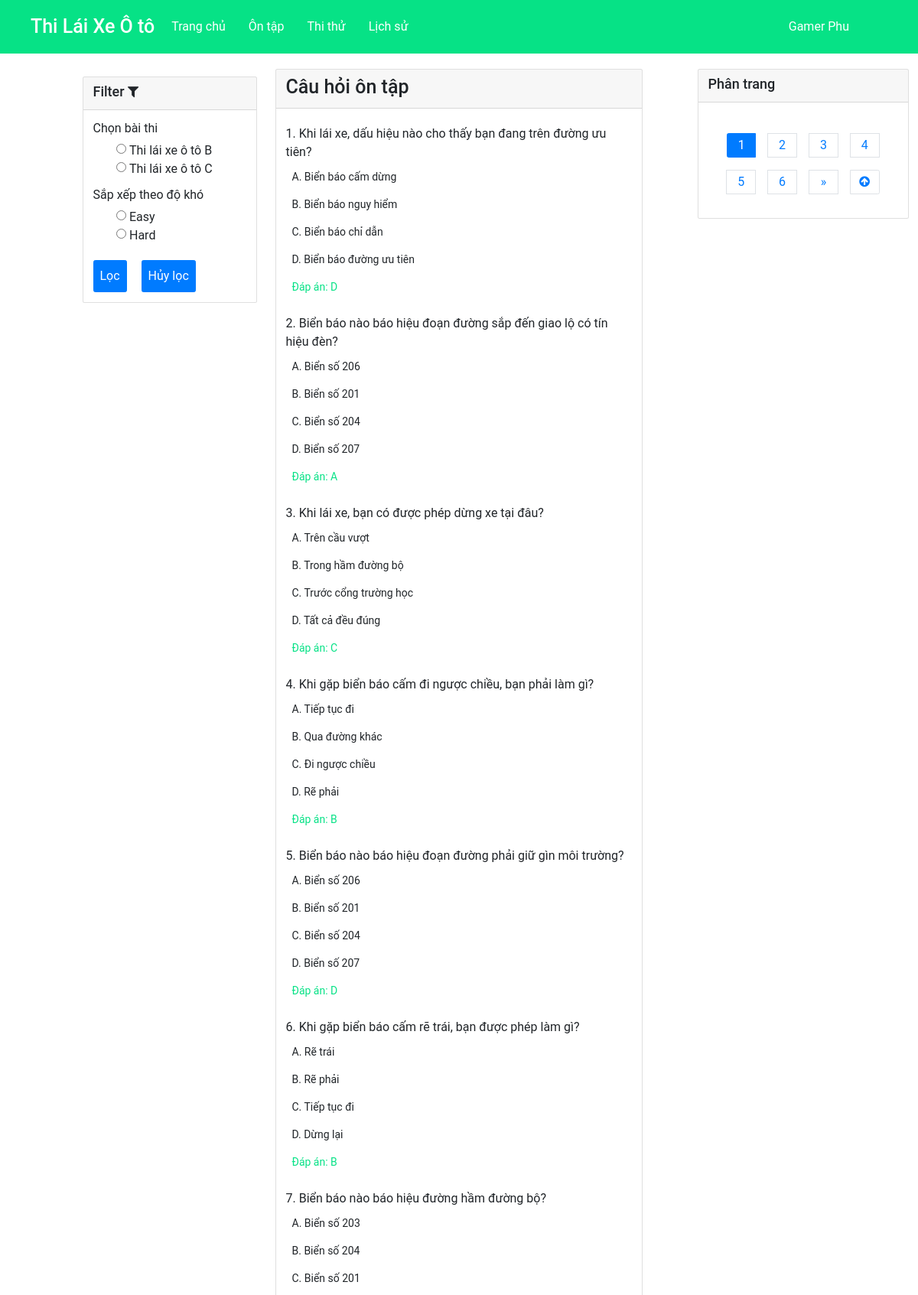
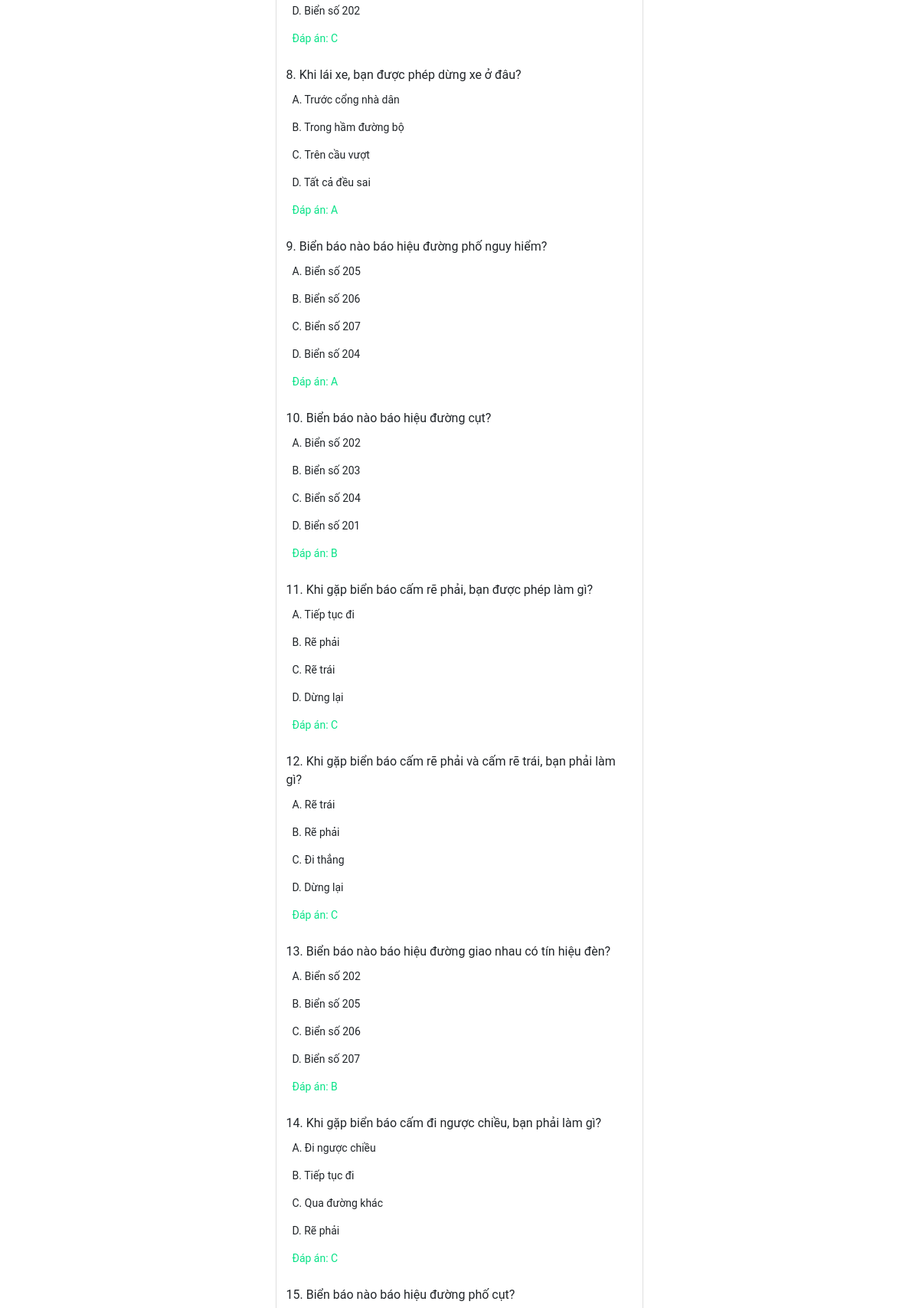
The app's page /?module=pages&action=ontap (signed in, upper part) with its own data (2 pictures, top to bottom).
### tables this page shows
CREATE TABLE IF NOT EXISTS `exam` (
  `examName` varchar(250) NOT NULL,
  `timeLimit` int DEFAULT NULL,
  `createdAt` datetime DEFAULT NULL,
  `updatedAt` datetime DEFAULT NULL,
  `status` int NOT NULL DEFAULT '0',
  `soCauHoi` int DEFAULT '0',
  PRIMARY KEY (`examName`) USING BTREE
);

CREATE TABLE IF NOT EXISTS `questions` (
  `id` int NOT NULL AUTO_INCREMENT,
  `chuDe` varchar(250) DEFAULT NULL,
  `question` varchar(500) DEFAULT NULL,
  `optionA` varchar(150) DEFAULT NULL,
  `optionB` varchar(150) DEFAULT NULL,
  `optionC` varchar(150) DEFAULT NULL,
  `optionD` varchar(150) DEFAULT NULL,
  `answer` char(1) DEFAULT NULL,
  `difficulty` varchar(50) DEFAULT NULL,
  PRIMARY KEY (`id`),
  KEY `FK_questions_exam` (`chuDe`),
  CONSTRAINT `FK_questions_exam` FOREIGN KEY (`chuDe`) REFERENCES `exam` (`examName`)
);

### db/database.php (called while the page is built, shortened)
<?php
require_once __DIR__.'./dbconnect.php';
function query($sql, $data = []) {
    global $conn;
    $stmt = $conn->prepare($sql);
    if ($data) {
        $stmt->execute($data);
    } else {
        $stmt->execute();
    }
    return $stmt;
}
function getRows($sql, $data = []) {
    return query($sql, $data)->fetchAll();
}

### client/pages/ontap.php (the view, shortened to what this page needs)
<?php
if (isset($_GET['page'])) {
    $page = $_GET['page'];
} else {
    $page = 1;
}
$limit = 15;
$start = ($page - 1) * $limit;
$total = getRows("SELECT * FROM questions");
$totalPage = ceil(count($total) / $limit);
$questions = getRows("SELECT * FROM questions LIMIT $start, $limit");
$examNames = getRows("SELECT * FROM exam WHERE status = 1");
?>
<!DOCTYPE html>
<html lang="en">
<head>
    <link rel="stylesheet" href="https://cdnjs.cloudflare.com/ajax/libs/font-awesome/4.7.0/css/font-awesome.min.css" />
    <link rel="stylesheet" href="https://maxcdn.bootstrapcdn.com/bootstrap/4.4.1/css/bootstrap.min.css">
    <link rel="stylesheet" href="<?= BASE_URL.'client/assets/css/grid.css' ?>">
    <link rel="stylesheet" href="<?= BASE_URL.'client/assets/css/main.css' ?>">
</head>
<body>
    <div class="app">
        <?php
        include_once 'client/layout/header.php';
        ?>
        <div class="app__container">
            <div class="grid wide">
                <div class="row">
                    <div class="col l-3 c-3">
                        <div class="card mt-3">
                            <div class="card-header">
                                <h3>
                                    Filter
                                    <i class="fa fa-filter" aria-hidden="true"></i>
                                </h3>
                            </div>
                            <div class="card-body">
                                <form action="<?= htmlspecialchars($_SERVER['PHP_SELF']) ?>" method="get">
                                    <div class="form-group">
                                        <label for="examName">Chọn bài thi</label>
                                        <?php
                                        $exams = getRows('SELECT * FROM exam WHERE status = 1');
                                        foreach ($exams as $exam) : ?>
                                            <div class="form-check ml-5">
                                                <input class="form-check-input" type="radio" name="examName" id="<?php echo $exam['examName']; ?>" value="<?php echo $exam['examName']; ?>" <?php echo isset($_GET['examName']) && $_GET['examName'] == $exam['examName'] ? 'checked' : ''; ?>>
                                                <label class="form-check-label ml-2" for="<?php echo $exam['examName']; ?>">
                                                    <?php echo $exam['examName']; ?>
                                                </label>
                                            </div>
                                        <?php endforeach; ?>
                                    </div>
                                    <div class="form-group">
                                        <label for="_sort">Sắp xếp theo độ khó</label>
                                        <div class="form-check ml-5">
                                            <input class="form-check-input" type="radio" name="_sort" id="easy" value="easy" <?php echo isset($_GET['_sort']) && $_GET['_sort'] == 'easy' ? 'checked' : ''; ?>>
                                            <label class="form-check-label ml-2" for="easy">
                                                Easy
                                            </label>
                                        </div>
                                        <div class="form-check ml-5">
                                            <input class="form-check-input" type="radio" name="_sort" id="hard" value="hard" <?php echo isset($_GET['_sort']) && $_GET['_sort'] == 'hard' ? 'checked' : ''; ?>>
                                            <label class="form-check-label ml-2" for="hard">
                                                Hard
                                            </label>
                                        </div>
                                    </div>
                                    <button type="submit" class="btn btn-primary mt-3">Lọc</button>
                                    <a class="btn btn-primary mt-3 ml-4" href="?module=pages&action=ontap">Hủy lọc</a>
                                </form>
                            </div>
                        </div>
                    </div>
                    <div class="col l-6 c-6">
                        <div class="card">
                            <div class="card-header">
                                <h1>Câu hỏi ôn tập</h1>
                            </div>
                            <div class="card-body">
                                <?php
                                $i = 0;
                                foreach ($questions as $question) :
                                ?>
                                    <div class="question">
                                        <p class="question__content"><?= ++$i ?>. <?php echo $question['question']; ?></p>
                                        <ul class="question__answers">
                                            <li class="question__answer">
                                                <label>A. <?php echo $question['optionA']; ?></label>
                                            </li>
                                            <li class="question__answer">
                                                <label>B. <?php echo $question['optionB']; ?></label>
                                            </li>
                                            <li class="question__answer">
                                                <label>C. <?php echo $question['optionC']; ?></label>
                                            </li>
                                            <li class="question__answer">
                                                <label>D. <?php echo $question['optionD']; ?></label>
                                            </li>
                                            <li class="question__answer">
                                                <label class="question__correct">
                                                    Đáp án: <?php echo $question['answer']; ?>
                                                </label>
                                            </li>
                                        </ul>
                                    </div>
                                <?php endforeach; ?>
                            </div>
                        </div>
                    </div>
                    <div class="col c-3" style="
                        position: fixed;
                        right: 0;
                    ">
                        <div class="card">
                            <div class="card-header">
                                <h3>Phân trang</h3>
                            </div>
                            <div class="card-body">
                                <nav aria-label="Page navigation" style="
                                    overflow-x: hidden;
                                    overflow-y: scroll;
                                    max-height: 387px;
                                ">
                                    <ul class="pagination" style="flex-wrap: wrap;">
                                        <?php for ($i = 1; $i <= $totalPage; $i++) : ?>
                                            <li class="page-item <?php echo $page == $i ? 'active' : ''; ?>"><a class="page-link" href="?module=pages&action=ontap<?= isset($_GET['examName']) ? '&examName=' . $_GET['examName'] : '' ?><?= isset($_GET['_sort']) ? '&_sort=' . $_GET['_sort'] : '' ?>&page=<?php echo $i; ?>"><?php echo $i; ?></a></li>
                                        <?php endfor; ?>
                                        <?php if ($page < $totalPage) : ?>
                                            <li class="page-item">
                                                <a class="page-link" href="?module=pages&action=ontap<?= isset($_GET['examName']) ? '&examName=' . $_GET['examName'] : '' ?><?= isset($_GET['_sort']) ? '&_sort=' . $_GET['_sort'] : '' ?>&page=<?php echo $page + 1; ?>" aria-label="Next">
                                                    <span aria-hidden="true">&raquo;</span>
                                                </a>
                                            </li>
                                        <?php endif; ?>
                                        <li class="page-item">
                                            <a class="page-link" href="#" aria-label="End">
                                                <i class="fa fa-arrow-circle-up" aria-hidden="true"></i>
                                            </a>
                                        </li>
                                    </ul>
                                </nav>
                            </div>
                        </div>
                    </div>
                </div>
            </div>
        </div>
    </div>
</body>
</html>

### client/assets/css/grid.css (style rules this page uses)
.grid { width: 100%; display: block; }
.grid.wide { max-width: 1200px; margin: 0 auto; }
.row { display: flex; flex-wrap: wrap; margin-left: -4px; margin-right: -4px; }
.col { padding-left: 4px; padding-right: 4px; }
.c-3 { flex: 0 0 25%; max-width: 25%; }
.c-6 { flex: 0 0 50%; max-width: 50%; }
@media (min-width: 46.25em) { .row { margin-left: -8px; margin-right: -8px; } }
@media (min-width: 46.25em) { .col { padding-left: 8px; padding-right: 8px; } }
@media (min-width: 69.5625em) { .row { margin-left: -12px; margin-right: -12px; } }
@media (min-width: 69.5625em) { .col { padding-left: 12px; padding-right: 12px; } }
@media (min-width: 69.5625em) { .l-1, .l-2, .l-2-4, .l-3, .l-4, .l-5, .l-6, .l-7, .l-8, .l-9, .l-10, .l-11, .l-12 { display: block; } }
@media (min-width: 69.5625em) { .l-3 { flex: 0 0 25%; max-width: 25%; } }
@media (min-width: 69.5625em) { .l-6 { flex: 0 0 50%; max-width: 50%; } }
@media (min-width: 64em) and (max-width: 77.4375em) { .wide { width: 984px; } }
@media (min-width: 64em) and (max-width: 77.4375em) { .wide .row { margin-left: -12px; margin-right: -12px; } }
@media (min-width: 64em) and (max-width: 77.4375em) { .wide .col { padding-left: 12px; padding-right: 12px; } }
@media (min-width: 64em) and (max-width: 77.4375em) { .wide .l-1, .wide .l-2, .wide .l-2-4, .wide .l-3, .wide .l-4, .wide .l-5, .wide .l-6, .wide .l-7, .wide .l-8, .wide .l-9, .wide .l-10, .wide .l-11, .wide .l-12 { display: block; } }
@media (min-width: 64em) and (max-width: 77.4375em) { .wide .l-3 { flex: 0 0 25%; max-width: 25%; } }
@media (min-width: 64em) and (max-width: 77.4375em) { .wide .l-6 { flex: 0 0 50%; max-width: 50%; } }

### client/assets/css/main.css (style rules this page uses)
* { margin: 0; padding: 0; box-sizing: border-box; user-select: none; }
html { scroll-behavior: smooth; font-size: 62.5%; }
.app { font-family: "Roboto", sans-serif; min-height: 100vh; display: flex; flex-direction: column; justify-content: space-between; }
.app__container { margin-top: 20px; min-height: 365px; margin-bottom: 80px; }
.question { margin: 8px 0; }
.question__content { font-size: 1.6rem; margin-bottom: 1rem; }
.question__answers { list-style: none; display: flex; flex-direction: column; justify-content: center; margin-left: 8px; }
.question__answer { margin-bottom: 1rem; font-size: 1.4rem; }
.question__correct { color: #06e286; font-size: 1.4rem; }
.pagination { display: flex; justify-content: center; align-items: center; list-style: none; margin-top: 20px; }
.page-item { flex: 0 0 20%; margin: 2px; padding: 6px; }
.page-link { text-align: center; }
.card-header > h3 { font-size: 1.8rem; }
.card-body { font-size: 1.6rem; }
.btn { padding: 8px; font-size: 1.6rem; }

### records on screen
exam: examName "Thi lái xe ô tô B"
exam: examName "Thi lái xe ô tô C"
questions: question "Khi lái xe, dấu hiệu nào cho thấy bạn đang trên đường ưu tiên?", optionA "Biển báo cấm dừng", optionB "Biển báo nguy hiểm", optionC "Biển báo chỉ dẫn", optionD "Biển báo đường ưu tiên", answer "D"
questions: question "Biển báo nào báo hiệu đoạn đường sắp đến giao lộ có tín hiệu đèn?", optionA "Biển số 206", optionB "Biển số 201", optionC "Biển số 204", optionD "Biển số 207", answer "A"
questions: question "Khi lái xe, bạn có được phép dừng xe tại đâu?", optionA "Trên cầu vượt", optionB "Trong hầm đường bộ", optionC "Trước cổng trường học", optionD "Tất cả đều đúng", answer "C"
questions: question "Khi gặp biển báo cấm đi ngược chiều, bạn phải làm gì?", optionA "Tiếp tục đi", optionB "Qua đường khác", optionC "Đi ngược chiều", optionD "Rẽ phải", answer "B"
questions: question "Biển báo nào báo hiệu đoạn đường phải giữ gìn môi trường?", optionA "Biển số 206", optionB "Biển số 201", optionC "Biển số 204", optionD "Biển số 207", answer "D"
questions: question "Khi gặp biển báo cấm rẽ trái, bạn được phép làm gì?", optionA "Rẽ trái", optionB "Rẽ phải", optionC "Tiếp tục đi", optionD "Dừng lại", answer "B"
questions: question "Biển báo nào báo hiệu đường hầm đường bộ?", optionA "Biển số 203", optionB "Biển số 204", optionC "Biển số 201", optionD "Biển số 202", answer "C"
questions: question "Khi lái xe, bạn được phép dừng xe ở đâu?", optionA "Trước cổng nhà dân", optionB "Trong hầm đường bộ", optionC "Trên cầu vượt", optionD "Tất cả đều sai", answer "A"
questions: question "Biển báo nào báo hiệu đường phố nguy hiểm?", optionA "Biển số 205", optionB "Biển số 206", optionC "Biển số 207", optionD "Biển số 204", answer "A"
questions: question "Biển báo nào báo hiệu đường cụt?", optionA "Biển số 202", optionB "Biển số 203", optionC "Biển số 204", optionD "Biển số 201", answer "B"
questions: question "Khi gặp biển báo cấm rẽ phải, bạn được phép làm gì?", optionA "Tiếp tục đi", optionB "Rẽ phải", optionC "Rẽ trái", optionD "Dừng lại", answer "C"
questions: question "Khi gặp biển báo cấm rẽ phải và cấm rẽ trái, bạn phải làm gì?", optionA "Rẽ trái", optionB "Rẽ phải", optionC "Đi thẳng", optionD "Dừng lại", answer "C"
questions: question "Biển báo nào báo hiệu đường giao nhau có tín hiệu đèn?", optionA "Biển số 202", optionB "Biển số 205", optionC "Biển số 206", optionD "Biển số 207", answer "B"
questions: question "Khi gặp biển báo cấm đi ngược chiều, bạn phải làm gì?", optionA "Đi ngược chiều", optionB "Tiếp tục đi", optionC "Qua đường khác", optionD "Rẽ phải", answer "C"
questions: question "Biển báo nào báo hiệu đường phố cụt?"

### other values on screen
$_SESSION['user']['userName'] "Gamer Phu"
